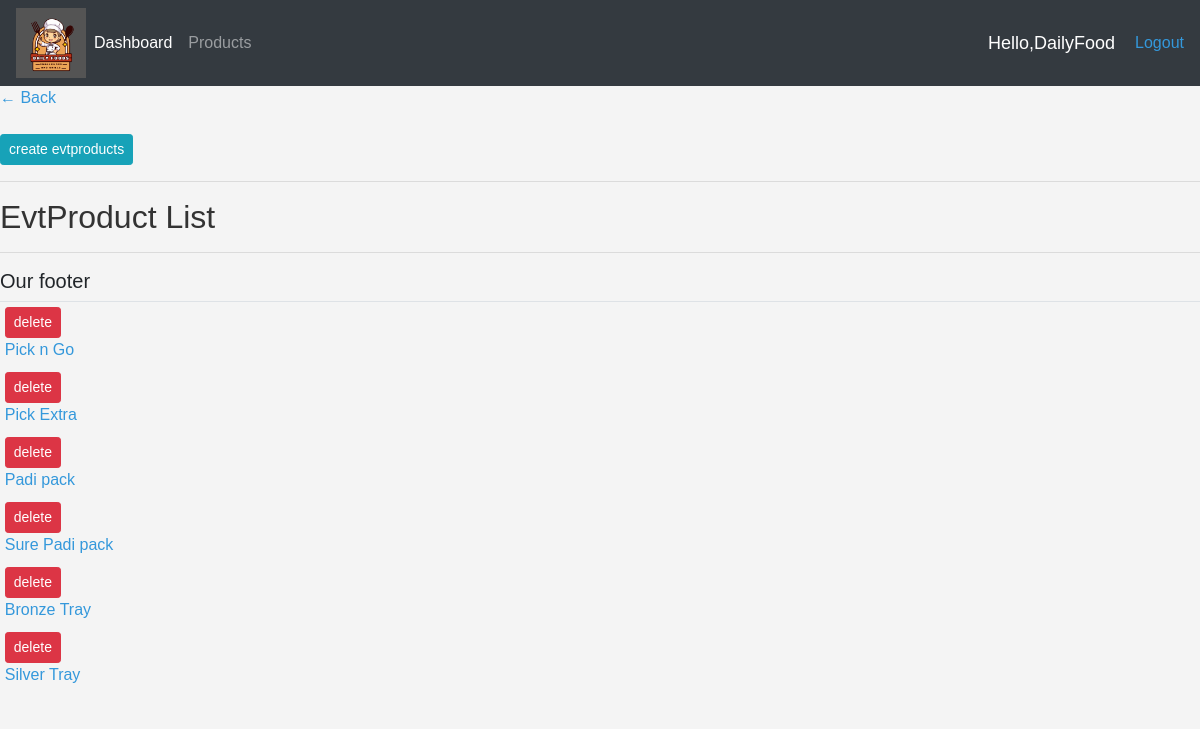
/evtproducts/ (signed in), run on the app's committed database.
### smallchop/models.py (models this page shows, shortened)
class EvtProduct(models.Model):
    name = models.CharField(max_length=200, null=True)
    price = models.DecimalField(max_digits=7, decimal_places=2)
    description = models.TextField(max_length=500, null=True, blank=True)
    evtimage = models.ImageField( upload_to="images/products", null=True, blank=True)

### smallchop/decorators.py (the view)
        def wrapper_func(request, *args, **kwargs):
            group = None
            if request.user.groups.exists():
                group = request.user.groups.all()[0].name
            if group in allowed_roles:
              return view_func(request, *args, **kwargs)
            else:
                return HttpResponse('you are not allowed to view this page')

### smallchop/views.py (called while the page is built)
@login_required(login_url='login')
@allowed_users(allowed_roles=['admin'])
def evtproduct_list(request):
    evtproducts = EvtProduct.objects.all()
    return render(request, 'admin/evtproduct_list.html', {'evtproducts': evtproducts})

### templates/admin/evtproduct_list.html (shortened to what this page needs)
{% extends 'admin/base.html' %}
{% load static %}
{% block content %}
<p><a href="{% url 'home' %}">&#8592; Back</a></p>
<br>
<a class="btn btn-sm btn-info"  href="{% url 'evtproduct_create' %}">create evtproducts</a>
<hr>
<h2>EvtProduct List</h2>
<table class=" table table-sm">
  <tr>
  <td><ul>
    {% for evtproduct in evtproducts %}
    <a class="btn btn-sm btn-danger"  href="{% url 'evtproduct_delete' evtproduct.id %}">delete</a>
      <li><a href="{% url 'evtproduct_detail' evtproduct.pk %}">{{ evtproduct.name }}</a></li>
    {% endfor %}
  </ul></td>
  </tr>
{% endblock %}

### templates/admin/Navbar.html (shortened to what this page needs)
{% load static %}
<nav class="navbar navbar-expand-lg navbar-dark bg-dark">
    <Img src="{% static 'images/logo/Logo2.png' %}" height="70px" width="70px">
    <div class="collapse navbar-collapse" id="navbarNavAltMarkup">
      <ul class="navbar-nav">
        <li class="navbar-nav">
        <a class="nav-link active" href="{% url 'home' %}">Dashboard</a>
        </li>
        <li class="navbar-nav">
        <a class="nav-link" href="{% url 'product_list' %}">Products</a>
        </li>
      </ul>
    </div>
    <span class="hello-msg">Hello,{{request.user}}</span>
    <span><a href="{% url 'logout' %}">Logout</a></span>
</nav>

### static/css/real.css (style rules this page uses)
body { background-color: #ebeff5; }

### static/css/admin.css (style rules this page uses)
body, h1, h2, p, ul, li { margin: 0; padding: 0; }
body { font-family: Arial, sans-serif; background-color: #f4f4f4; }
h2 { color: #333; }
a { text-decoration: none; color: #3498db; }
body, h1, h2, h3, p, ul, li { margin: 0; padding: 0; }
ul { list-style: none; }
li { margin-bottom: 10px; }

### templates/admin/Navbar.html (style rules this page uses)
.hello-msg { font-size: 18px; color: #fff; margin-right: 20px; }

### data on the page
EvtProduct: name "Pick n Go"
EvtProduct: name "Pick Extra"
EvtProduct: name "Padi pack"
EvtProduct: name "Sure Padi pack"
EvtProduct: name "Bronze Tray"
EvtProduct: name "Silver Tray"

### other printed values
{{ request.user }} "DailyFood"
